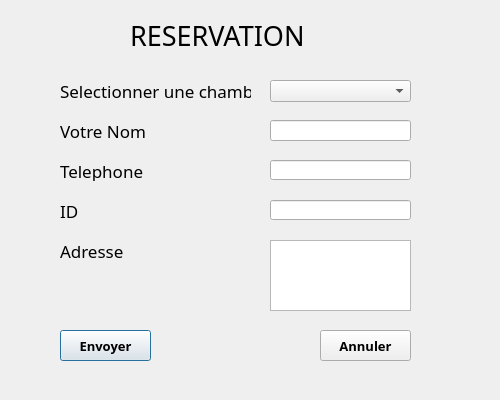
<?xml version="1.0" encoding="UTF-8"?>
<ui version="4.0">
 <class>BookRoomDialog</class>
 <widget class="QDialog" name="BookRoomDialog">
  <property name="windowModality">
   <enum>Qt::WindowModal</enum>
  </property>
  <property name="geometry">
   <rect>
    <x>0</x>
    <y>0</y>
    <width>500</width>
    <height>400</height>
   </rect>
  </property>
  <property name="font">
   <font>
    <family>MS Serif</family>
   </font>
  </property>
  <property name="windowTitle">
   <string>Reserver une chambre</string>
  </property>
  <widget class="QLabel" name="label">
   <property name="geometry">
    <rect>
     <x>60</x>
     <y>80</y>
     <width>191</width>
     <height>21</height>
    </rect>
   </property>
   <property name="font">
    <font>
     <family>Pristina</family>
     <pointsize>13</pointsize>
    </font>
   </property>
   <property name="text">
    <string>Selectionner une chambre</string>
   </property>
  </widget>
  <widget class="QComboBox" name="cmbRoomList">
   <property name="geometry">
    <rect>
     <x>270</x>
     <y>80</y>
     <width>141</width>
     <height>22</height>
    </rect>
   </property>
   <property name="font">
    <font>
     <family>Pristina</family>
     <pointsize>12</pointsize>
    </font>
   </property>
  </widget>
  <widget class="QLineEdit" name="txtName">
   <property name="geometry">
    <rect>
     <x>270</x>
     <y>120</y>
     <width>141</width>
     <height>21</height>
    </rect>
   </property>
  </widget>
  <widget class="QLineEdit" name="txtContactNumber">
   <property name="geometry">
    <rect>
     <x>270</x>
     <y>160</y>
     <width>141</width>
     <height>20</height>
    </rect>
   </property>
  </widget>
  <widget class="QTextEdit" name="txtAddress">
   <property name="geometry">
    <rect>
     <x>270</x>
     <y>240</y>
     <width>141</width>
     <height>71</height>
    </rect>
   </property>
  </widget>
  <widget class="QLabel" name="label_2">
   <property name="geometry">
    <rect>
     <x>60</x>
     <y>120</y>
     <width>141</width>
     <height>21</height>
    </rect>
   </property>
   <property name="font">
    <font>
     <family>Pristina</family>
     <pointsize>13</pointsize>
    </font>
   </property>
   <property name="text">
    <string>Votre Nom</string>
   </property>
  </widget>
  <widget class="QLabel" name="label_3">
   <property name="geometry">
    <rect>
     <x>60</x>
     <y>160</y>
     <width>191</width>
     <height>21</height>
    </rect>
   </property>
   <property name="font">
    <font>
     <family>Pristina</family>
     <pointsize>13</pointsize>
    </font>
   </property>
   <property name="text">
    <string>Telephone</string>
   </property>
  </widget>
  <widget class="QLabel" name="label_4">
   <property name="geometry">
    <rect>
     <x>60</x>
     <y>240</y>
     <width>141</width>
     <height>21</height>
    </rect>
   </property>
   <property name="font">
    <font>
     <family>Pristina</family>
     <pointsize>13</pointsize>
    </font>
   </property>
   <property name="text">
    <string>Adresse</string>
   </property>
  </widget>
  <widget class="QLabel" name="label_5">
   <property name="geometry">
    <rect>
     <x>60</x>
     <y>200</y>
     <width>141</width>
     <height>21</height>
    </rect>
   </property>
   <property name="font">
    <font>
     <family>Pristina</family>
     <pointsize>13</pointsize>
    </font>
   </property>
   <property name="text">
    <string>ID</string>
   </property>
  </widget>
  <widget class="QLineEdit" name="txtIdProof">
   <property name="geometry">
    <rect>
     <x>270</x>
     <y>200</y>
     <width>141</width>
     <height>20</height>
    </rect>
   </property>
  </widget>
  <widget class="QPushButton" name="btnSubmit">
   <property name="geometry">
    <rect>
     <x>60</x>
     <y>330</y>
     <width>91</width>
     <height>31</height>
    </rect>
   </property>
   <property name="font">
    <font>
     <family>Pristina</family>
     <pointsize>10</pointsize>
     <weight>75</weight>
     <bold>true</bold>
    </font>
   </property>
   <property name="text">
    <string>Envoyer</string>
   </property>
  </widget>
  <widget class="QPushButton" name="btnCancel">
   <property name="geometry">
    <rect>
     <x>320</x>
     <y>330</y>
     <width>91</width>
     <height>31</height>
    </rect>
   </property>
   <property name="font">
    <font>
     <family>Pristina</family>
     <pointsize>10</pointsize>
     <weight>75</weight>
     <bold>true</bold>
    </font>
   </property>
   <property name="text">
    <string>Annuler</string>
   </property>
  </widget>
  <widget class="QLabel" name="label_6">
   <property name="geometry">
    <rect>
     <x>130</x>
     <y>20</y>
     <width>241</width>
     <height>31</height>
    </rect>
   </property>
   <property name="font">
    <font>
     <family>Poor Richard</family>
     <pointsize>20</pointsize>
    </font>
   </property>
   <property name="text">
    <string>RESERVATION</string>
   </property>
  </widget>
 </widget>
 <resources/>
 <connections/>
</ui>
